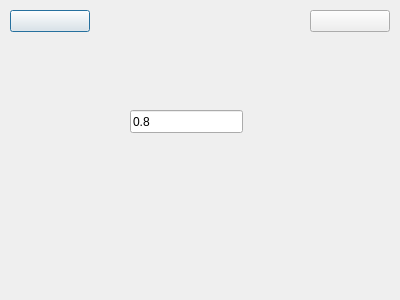
<?xml version="1.0" encoding="UTF-8"?>
<ui version="4.0">
 <class>Distance_dialog</class>
 <widget class="QDialog" name="Distance_dialog">
  <property name="geometry">
   <rect>
    <x>0</x>
    <y>0</y>
    <width>400</width>
    <height>300</height>
   </rect>
  </property>
  <property name="windowTitle">
   <string>Dialog</string>
  </property>
  <widget class="QLabel" name="label">
   <property name="geometry">
    <rect>
     <x>-30</x>
     <y>-10</y>
     <width>421</width>
     <height>311</height>
    </rect>
   </property>
   <property name="text">
    <string>&lt;!DOCTYPE HTML PUBLIC &quot;-//W3C//DTD HTML 4.0//EN&quot; &quot;http://www.w3.org/TR/REC-html40/strict.dtd&quot;&gt;
&lt;html&gt;&lt;head&gt;&lt;meta name=&quot;qrichtext&quot; content=&quot;1&quot; /&gt;&lt;meta charset=&quot;utf-8&quot; /&gt;&lt;style type=&quot;text/css&quot;&gt;
p, li { white-space: pre-wrap; }
hr { height: 1px; border-width: 0; }
li.unchecked::marker { content: &quot;\2610&quot;; }
li.checked::marker { content: &quot;\2612&quot;; }
&lt;/style&gt;&lt;/head&gt;&lt;body style=&quot; font-family:'Segoe UI'; font-size:9pt; font-weight:400; font-style:normal;&quot;&gt;
&lt;p style=&quot; margin-top:0px; margin-bottom:0px; margin-left:0px; margin-right:0px; -qt-block-indent:0; text-indent:0px;&quot;&gt;&lt;img src=&quot;:/images/images/main.png&quot; /&gt;&lt;/p&gt;&lt;/body&gt;&lt;/html&gt;</string>
   </property>
  </widget>
  <widget class="QPushButton" name="pushButton">
   <property name="geometry">
    <rect>
     <x>10</x>
     <y>10</y>
     <width>80</width>
     <height>22</height>
    </rect>
   </property>
   <property name="text">
    <string/>
   </property>
   <property name="icon">
    <iconset>
     <normaloff>images/ok4_on.png</normaloff>images/ok4_on.png</iconset>
   </property>
  </widget>
  <widget class="QPushButton" name="pushButton_2">
   <property name="geometry">
    <rect>
     <x>310</x>
     <y>10</y>
     <width>80</width>
     <height>22</height>
    </rect>
   </property>
   <property name="text">
    <string/>
   </property>
   <property name="icon">
    <iconset resource="images.qrc">
     <normaloff>:/images/images/abort_small_on.png</normaloff>:/images/images/abort_small_on.png</iconset>
   </property>
  </widget>
  <widget class="QLineEdit" name="lineEdit">
   <property name="geometry">
    <rect>
     <x>130</x>
     <y>110</y>
     <width>113</width>
     <height>23</height>
    </rect>
   </property>
   <property name="text">
    <string>0.8</string>
   </property>
  </widget>
  <widget class="QPushButton" name="pushButton_3">
   <property name="geometry">
    <rect>
     <x>100</x>
     <y>50</y>
     <width>51</width>
     <height>60</height>
    </rect>
   </property>
   <property name="minimumSize">
    <size>
     <width>40</width>
     <height>60</height>
    </size>
   </property>
   <property name="styleSheet">
    <string notr="true">background-image: url(:/images/images/arrow_up_blu_s.png);
border: 0px;</string>
   </property>
   <property name="text">
    <string/>
   </property>
  </widget>
  <widget class="QPushButton" name="pushButton_4">
   <property name="geometry">
    <rect>
     <x>100</x>
     <y>140</y>
     <width>51</width>
     <height>60</height>
    </rect>
   </property>
   <property name="minimumSize">
    <size>
     <width>40</width>
     <height>60</height>
    </size>
   </property>
   <property name="styleSheet">
    <string notr="true">border: 0px;

background-image: url(:/images/images/arrow_dn_blu_s.png);</string>
   </property>
   <property name="text">
    <string/>
   </property>
  </widget>
  <widget class="QPushButton" name="pushButton_5">
   <property name="geometry">
    <rect>
     <x>160</x>
     <y>140</y>
     <width>51</width>
     <height>71</height>
    </rect>
   </property>
   <property name="minimumSize">
    <size>
     <width>40</width>
     <height>60</height>
    </size>
   </property>
   <property name="styleSheet">
    <string notr="true">border: 0px;

background-image: url(:/images/images/arrow_dn_blu.png);</string>
   </property>
   <property name="text">
    <string/>
   </property>
  </widget>
  <widget class="QPushButton" name="pushButton_6">
   <property name="geometry">
    <rect>
     <x>220</x>
     <y>140</y>
     <width>51</width>
     <height>81</height>
    </rect>
   </property>
   <property name="minimumSize">
    <size>
     <width>40</width>
     <height>60</height>
    </size>
   </property>
   <property name="styleSheet">
    <string notr="true">border: 0px;
background-image: url(:/images/images/arrow_dn_blu_b.png);</string>
   </property>
   <property name="text">
    <string/>
   </property>
  </widget>
  <widget class="QPushButton" name="pushButton_7">
   <property name="geometry">
    <rect>
     <x>220</x>
     <y>29</y>
     <width>51</width>
     <height>81</height>
    </rect>
   </property>
   <property name="minimumSize">
    <size>
     <width>40</width>
     <height>60</height>
    </size>
   </property>
   <property name="styleSheet">
    <string notr="true">border: 0px;
background-image: url(:/images/images/arrow_up_blu_b.png);</string>
   </property>
   <property name="text">
    <string/>
   </property>
  </widget>
  <widget class="QPushButton" name="pushButton_8">
   <property name="geometry">
    <rect>
     <x>160</x>
     <y>39</y>
     <width>51</width>
     <height>71</height>
    </rect>
   </property>
   <property name="minimumSize">
    <size>
     <width>40</width>
     <height>60</height>
    </size>
   </property>
   <property name="styleSheet">
    <string notr="true">border: 0px;
background-image: url(:/images/images/arrow_up_blu.png);</string>
   </property>
   <property name="text">
    <string/>
   </property>
  </widget>
 </widget>
 <resources>
  <include location="images.qrc"/>
 </resources>
 <connections/>
</ui>
